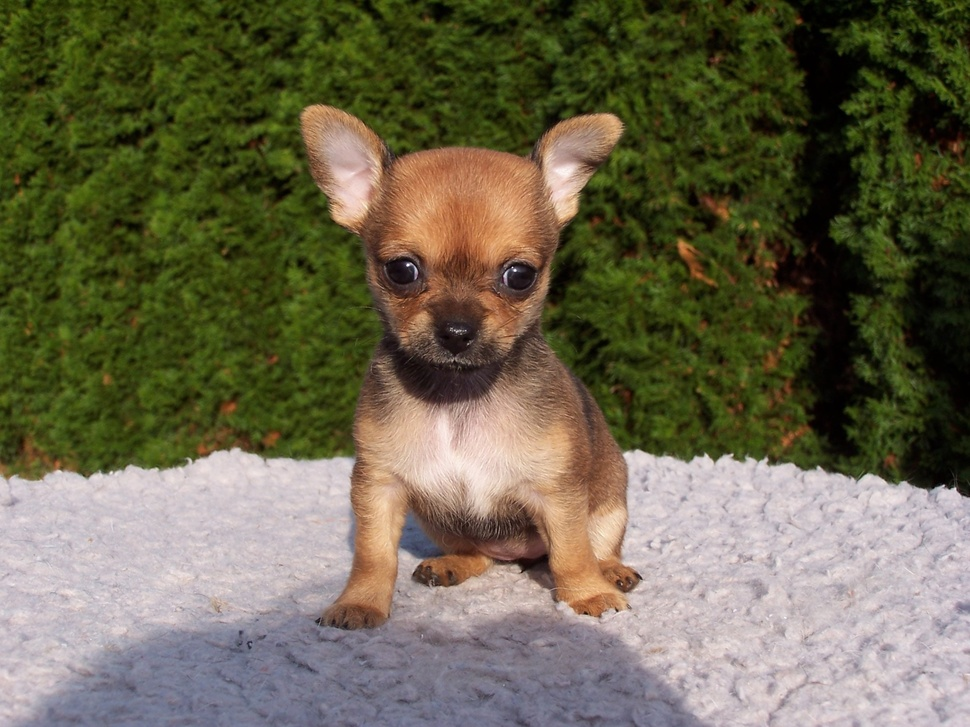
#> input picture 04_YOLO/04 Computer Vision/01 OpenCV/01 OpenCV Basic/images/dog3.jpg, 970 x 727 px, shrunk from 2304 x 1728 before the run
$ python '10 이미지 회전.py'
#> lines starting #> are read from the running program, lines starting #| are printed output that depends on the picture
import cv2

img= cv2.imread('images/dog3.jpg')
#> img is the input picture: shape (727, 970, 3); mean B, G, R 77.8, 101.6, 106.3
cv2.imshow('original', img)

img2= cv2.rotate(img, cv2.ROTATE_90_CLOCKWISE)  #시계방향 90도
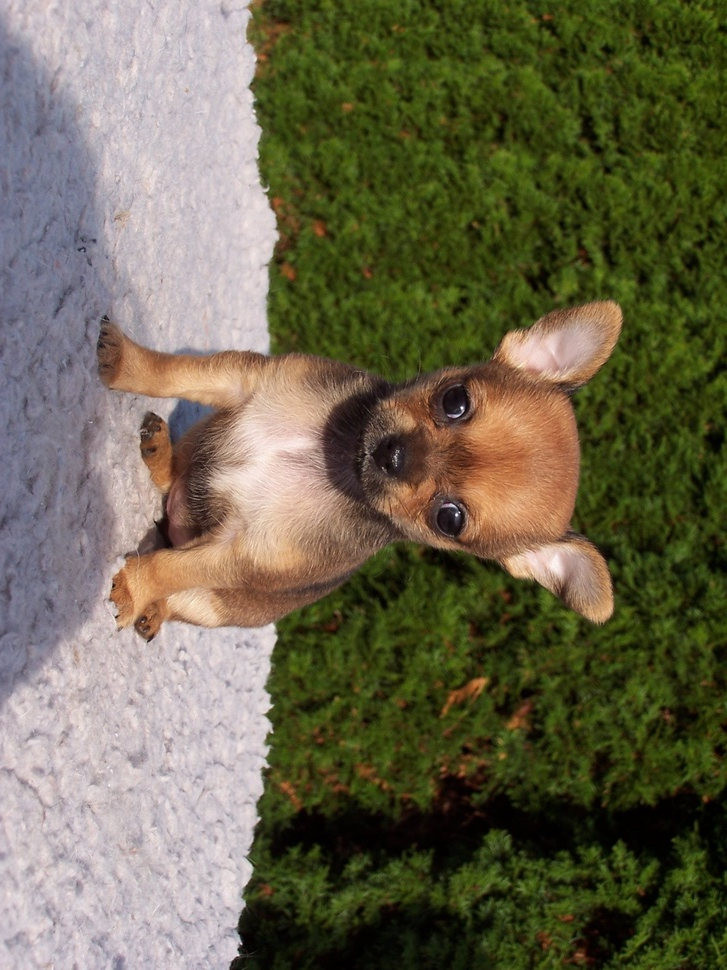
#> img2: shape (970, 727, 3); mean B, G, R 77.8, 101.6, 106.3
cv2.imshow('rotate_90', img2)

img3= cv2.rotate(img, cv2.ROTATE_90_COUNTERCLOCKWISE)  #시계 반대방향 90도
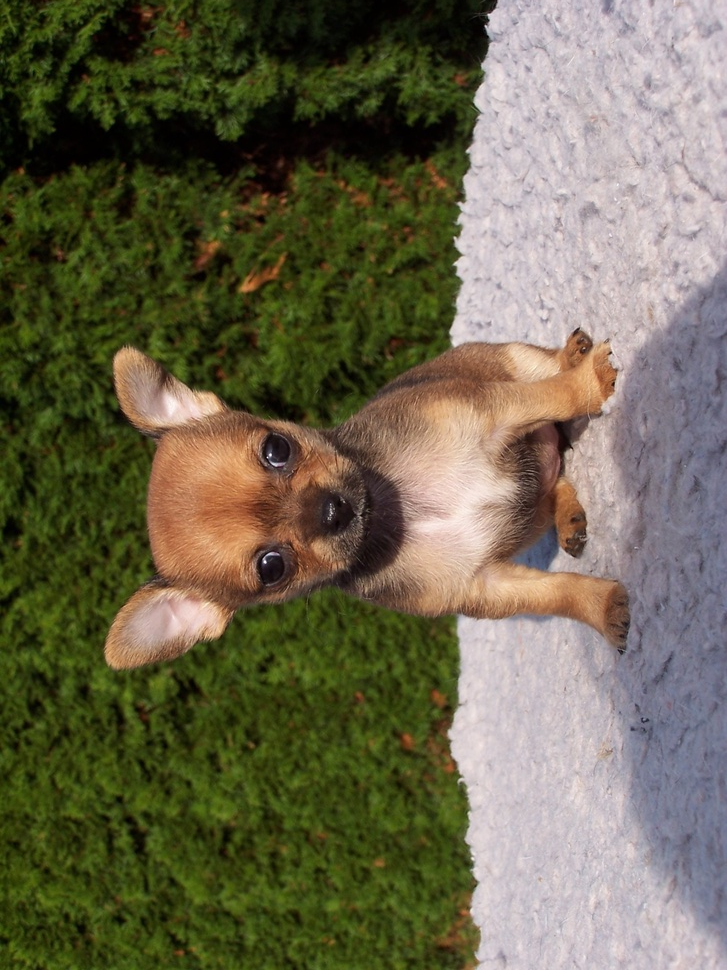
#> img3: shape (970, 727, 3); mean B, G, R 77.8, 101.6, 106.3
cv2.imshow('rotate_270', img3)

img4= cv2.rotate(img, cv2.ROTATE_180)  # 180도
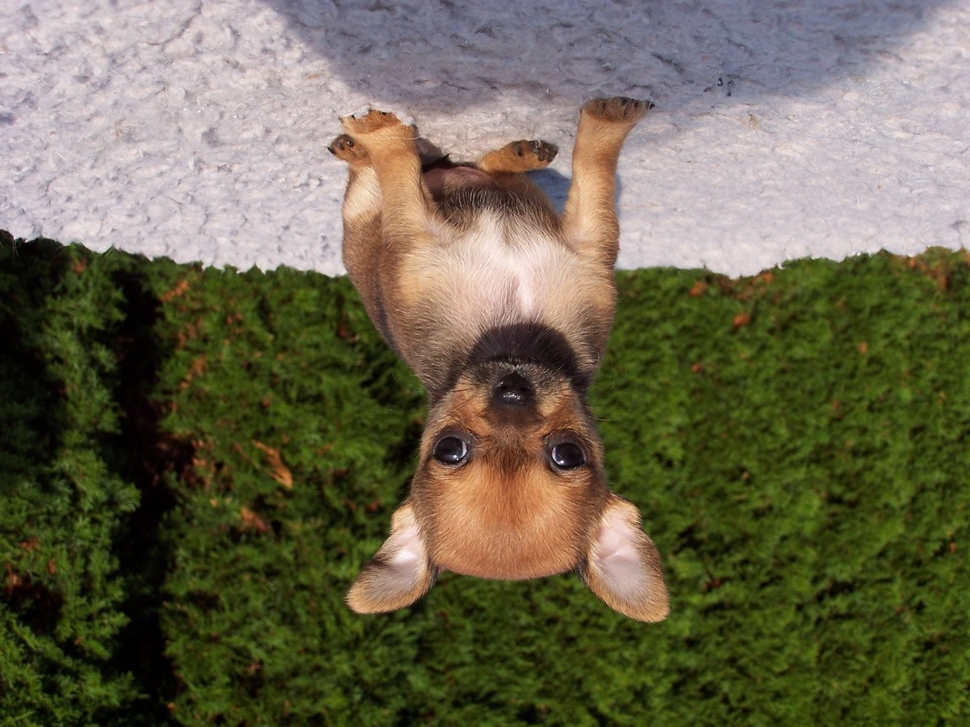
#> img4: shape (727, 970, 3); mean B, G, R 77.8, 101.6, 106.3
cv2.imshow('rotate_180', img4)

cv2.waitKey(0)
cv2.destroyAllWindows()

$ run again, with 04_YOLO/04 Computer Vision/01 OpenCV/01 OpenCV Basic/images/dog1.jpg copied over 04_YOLO/04 Computer Vision/01 OpenCV/01 OpenCV Basic/images/dog3.jpg
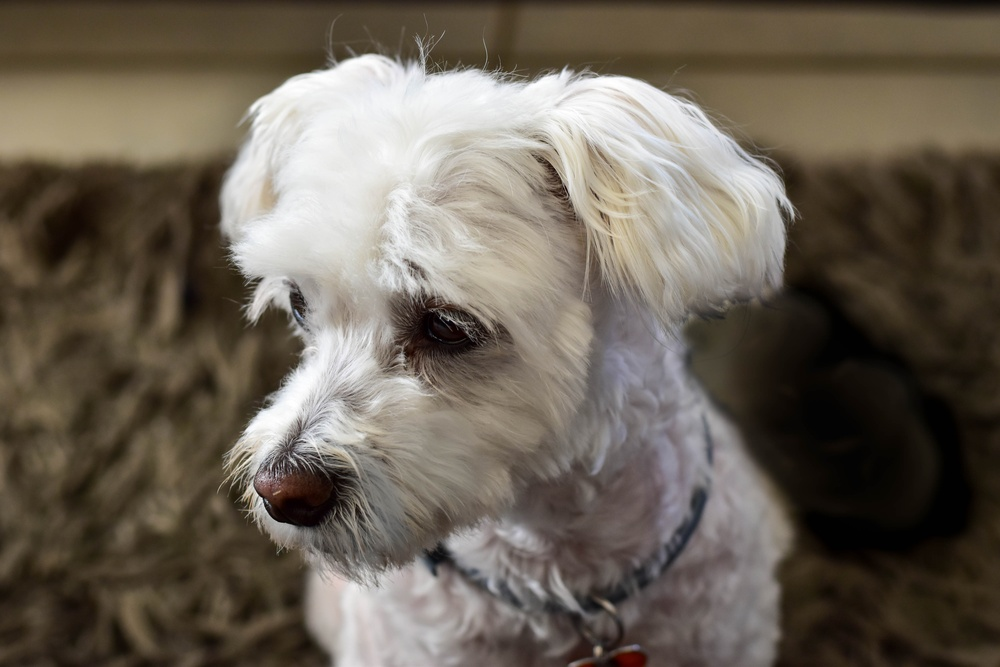
#> input picture 04_YOLO/04 Computer Vision/01 OpenCV/01 OpenCV Basic/images/dog1.jpg, 1000 x 667 px, shrunk from 6000 x 4000 before the run
#> img is the input picture: shape (667, 1000, 3); mean B, G, R 86.5, 98.3, 107.1
#> `img3= cv2.rotate(img, cv2.ROTATE_90_COUNTERCLOCKWISE)`:
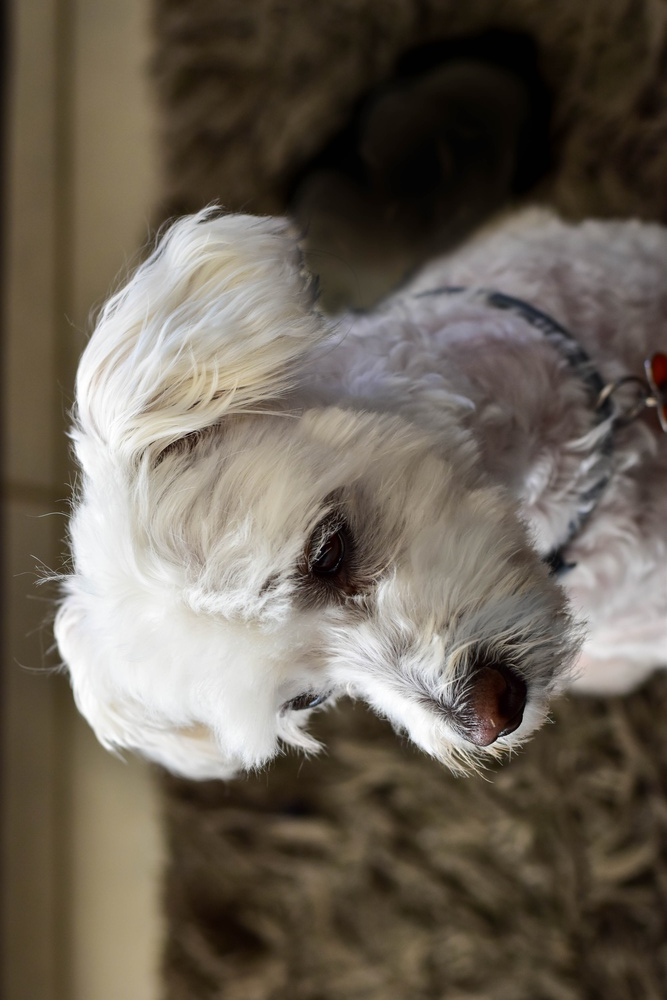
#> img3: shape (1000, 667, 3); mean B, G, R 86.5, 98.3, 107.1
#> `img4= cv2.rotate(img, cv2.ROTATE_180)`:
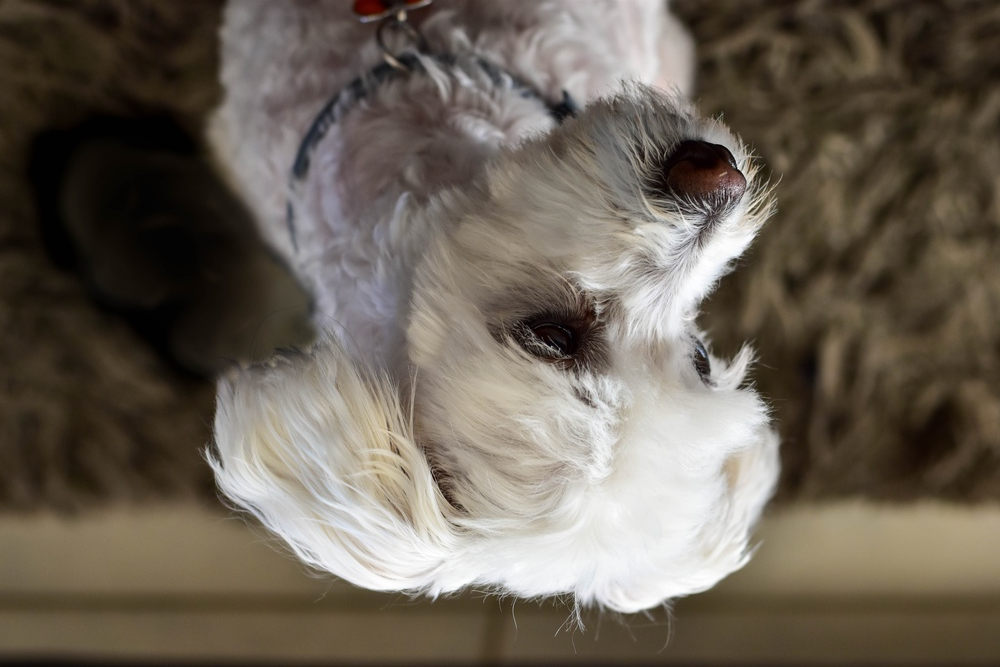
#> img4: shape (667, 1000, 3); mean B, G, R 86.5, 98.3, 107.1

$ run again, with 04_YOLO/04 Computer Vision/01 OpenCV/01 OpenCV Basic/images/book.jpg copied over 04_YOLO/04 Computer Vision/01 OpenCV/01 OpenCV Basic/images/dog3.jpg
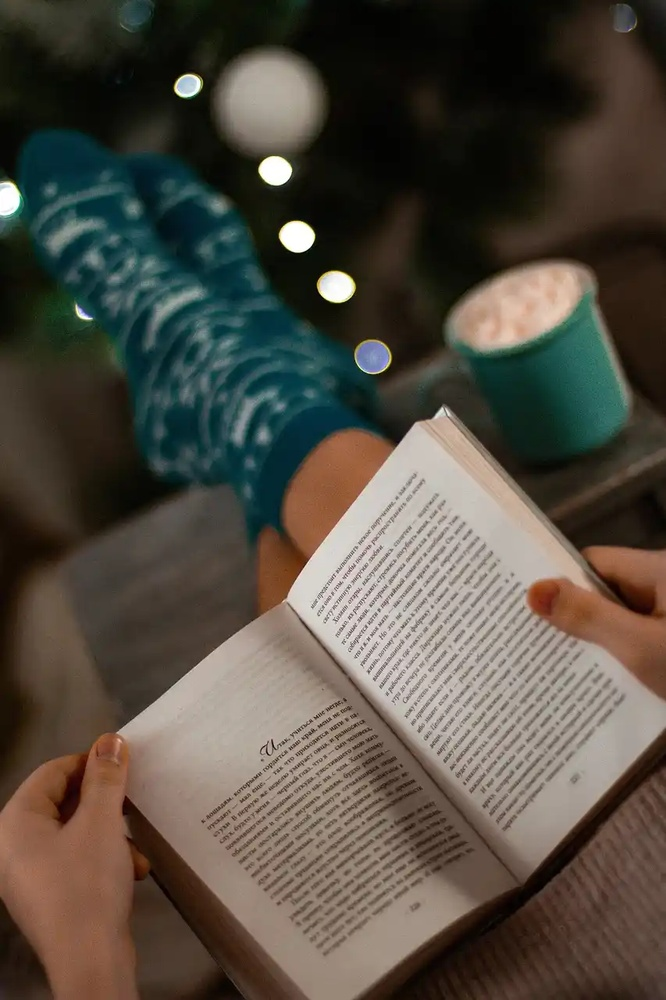
#> input picture 04_YOLO/04 Computer Vision/01 OpenCV/01 OpenCV Basic/images/book.jpg, 666 x 1000 px, shrunk from 853 x 1280 before the run
#> img is the input picture: shape (1000, 666, 3); mean B, G, R 66, 76.1, 82.5
#> `img3= cv2.rotate(img, cv2.ROTATE_90_COUNTERCLOCKWISE)`:
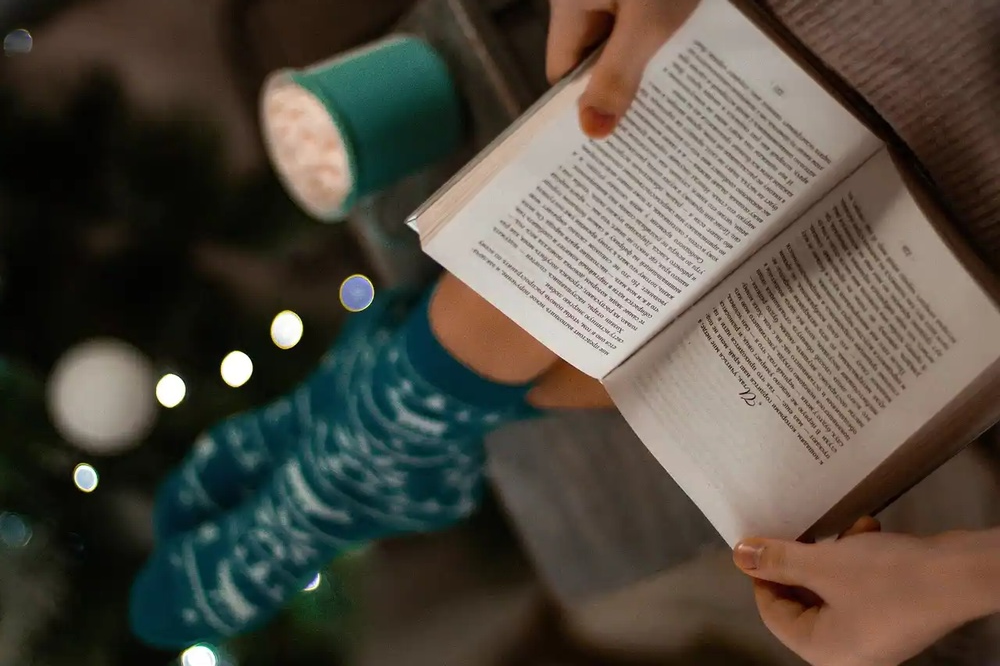
#> img3: shape (666, 1000, 3); mean B, G, R 66, 76.1, 82.5
#> `img4= cv2.rotate(img, cv2.ROTATE_180)`:
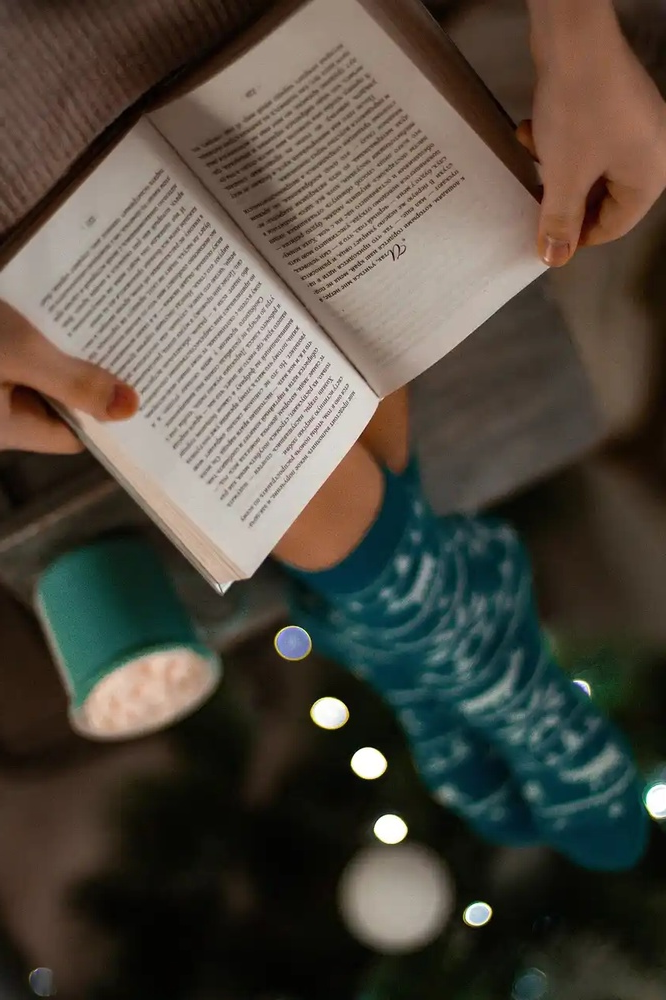
#> img4: shape (1000, 666, 3); mean B, G, R 66, 76.1, 82.5
